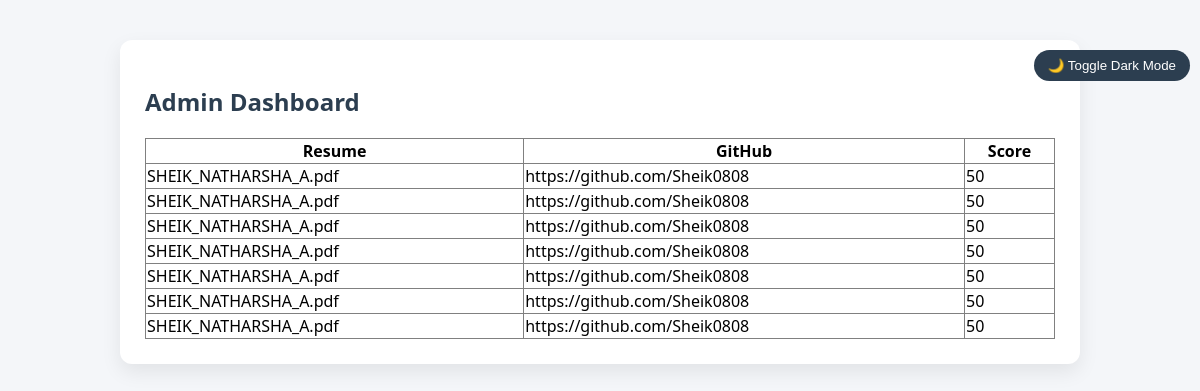
/admin, run on an earlier commit of the app's database.
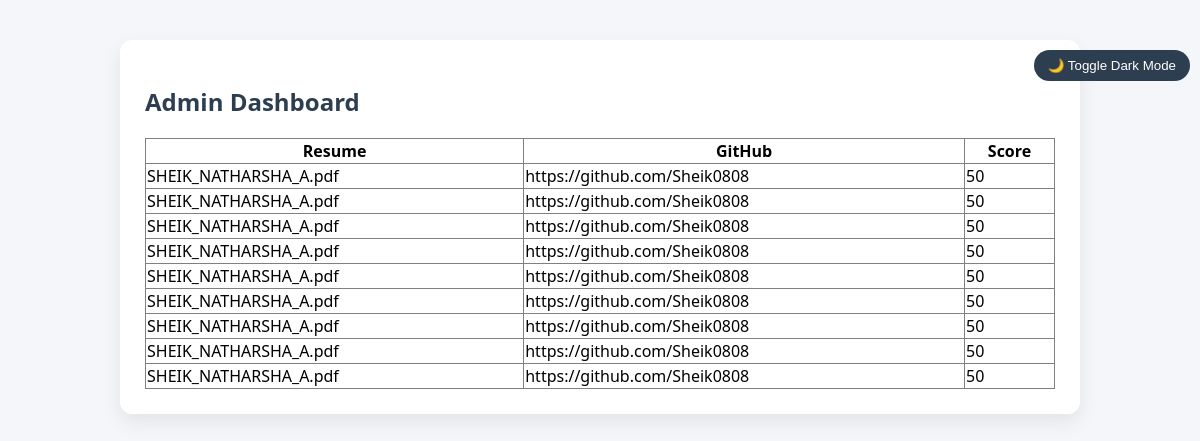
And on a later commit of the database.
### tables this page shows
CREATE TABLE results (
        resume TEXT,
        github TEXT,
        score INTEGER
    );

### app.py (the view)
@app.route("/admin")
def admin():
    conn = sqlite3.connect("database.db")
    cur = conn.cursor()
    cur.execute("SELECT * FROM results")
    rows = cur.fetchall()
    conn.close()
    return render_template("admin.html", rows=rows)

### templates/admin.html (shortened to what this page needs)
<!DOCTYPE html>
<html>
<head>
    <link rel="stylesheet" href="/static/style.css">
    <link rel="stylesheet" href="/static/dark.css">
</head>
<body>
    <button class="toggle-btn" onclick="toggleDark()">🌙 Toggle Dark Mode</button>
    <div class="container">
        <div class="card">
            <h2>Admin Dashboard</h2>
            <table border="1" style="width: 100%; border-collapse: collapse; margin-top: 15px;">
                <tr>
                    <th>Resume</th>
                    <th>GitHub</th>
                    <th>Score</th>
                </tr>
                {% for r in rows %}
                <tr>
                    <td>{{ r[0] }}</td>
                    <td>{{ r[1] }}</td>
                    <td>{{ r[2] }}</td>
                </tr>
                {% endfor %}
            </table>
        </div>
    </div>
</body>
</html>

### static/style.css (style rules this page uses)
body { font-family: 'Segoe UI', sans-serif; background: #f4f6f9; margin: 0; padding: 0; }
.container { width: 80%; margin: auto; margin-top: 40px; }
.card { background: #ffffff; padding: 25px; border-radius: 12px; box-shadow: 0 8px 20px rgba(0, 0, 0, 0.08); margin-bottom: 25px; }
h1, h2 { color: #2c3e50; }
.toggle-btn { float: right; padding: 8px 14px; border: none; border-radius: 20px; background: #2c3e50; color: white; cursor: pointer; margin: 10px; }

What changed in the data, as far as the page shows it:
added results: resume "SHEIK_NATHARSHA_A.pdf", github "https://github.com/Sheik0808", score "50"
added results: resume "SHEIK_NATHARSHA_A.pdf", github "https://github.com/Sheik0808", score "50"
